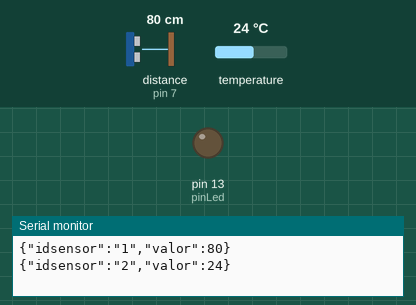
The sketch below on a simulated Arduino Uno, built with avr-gcc and run on an emulated ATmega328P. On the bench: output pins drawn as LEDs (lit = HIGH), the last lines printed to the serial monitor. The inputs (shaded band) are chosen by the test bench; at power-on: distance to the obstacle (sensor on pin 7) 80 cm, temperature 24 °C. The echo pulse lasts 58.3 µs per cm.

Above: at 2.2 s.
2.3 s: distance to the obstacle (sensor on pin 7) set to 22 cm
7.1 s: distance to the obstacle (sensor on pin 7) set to 18 cm
At 11.7 s:
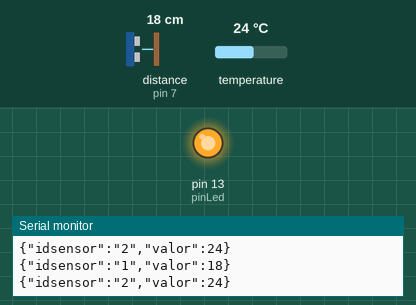
17.2 s: distance to the obstacle (sensor on pin 7) set to 35 cm
21.6 s: distance to the obstacle (sensor on pin 7) set to 2 cm
At 24.95 s:
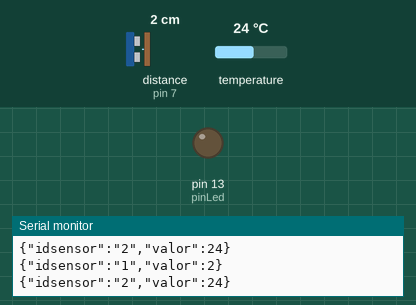
Timing chart, 0 to 31.4 s (numbered marks = the images above; inputs shaded):
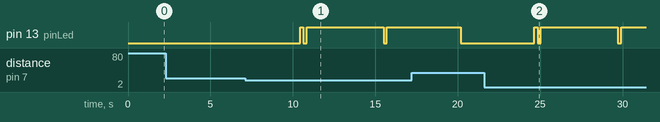

Measured:
- the behaviour switches between 20 and 19 cm on distance to the obstacle (sensor on pin 7) (found by bisection; images 0 and 1)
- after the input at 7.1 s, pin 13 (pinLed): goes HIGH 0.20 s, LOW 0.20 s, HIGH 4.7 s, LOW 0.20 s, then HIGH, starting after 3.3 s
- after the input at 21.6 s, pin 13 (pinLed): goes HIGH 0.20 s, LOW 0.20 s, HIGH 4.7 s, LOW 0.20 s, then HIGH, starting after 3.1 s

The sketch:

code_temp-dist-led-parp.ino
```cpp
// codigo completo con sensor de temperatura, distancia, y alarma que enciende el pinLed
// si la distancia es menor que 20 salta la alarma

//Librerías utilizadas
#include <ArduinoJson.h>
#include <HCSR04.h> //by Martin Sosic
#include <OneWire.h>  //by Jim Studt and others
#include <DallasTemperature.h> //by Miles Burton and others

#define TRIG_PIN 8
#define ECHO_PIN 7
#define TEMP_PIN 10
OneWire  ds(TEMP_PIN);
DallasTemperature sensors(&ds);
UltraSonicDistanceSensor distanceSensor(TRIG_PIN, ECHO_PIN);

int pinLed = 13;

void setup (){
  Serial.begin(9600);
  pinMode(pinLed, OUTPUT);
  sensors.begin();
}
void loop(){
    DynamicJsonBuffer jBuffer;           // Permite crear un objeto json (distancia)
    JsonObject& distancia = jBuffer.createObject(); //Creo el objeto distancia
    float temp;
    int distance;

    distancia["idsensor"].set("1");      // Dentro del objeto distancia, sensorid tendrá el identificador '1'
    distancia["valor"].set(Fdistance()); // Valor de lectura del sensor
    distancia.printTo(Serial);
    Serial.println();
    delay(300);

    JsonObject& temperatura = jBuffer.createObject(); // creo el objeto temperatura
    temperatura["idsensor"].set("2");    // Dentro del objeto temperatura, sensorid tendrá el identificador '2'
    temperatura["valor"].set(Ftemp());   // Valor de lectura del sensor
    temperatura.printTo(Serial);
    Serial.println();
    delay(300);

    if (Fdistance()<20){                 // Si el dato está fuera del rango deseado salta la alarma 3seg.
      alarma();
    } else {
      digitalWrite(pinLed,LOW);
    }
    delay(3000);
}

double Fdistance(){
  int d = distanceSensor.measureDistanceCm() ;
  return d;
}
float Ftemp(){
  float f = -127;                        //En caso de error aparecerá el -127
  sensors.requestTemperatures();
  delay (100);
  f = sensors.getTempCByIndex(0);
  return f;
}

char alarma(){                           // Si recibe un dato fuera de rango parpadea
      digitalWrite(pinLed,HIGH);
      delay(200);
      digitalWrite(pinLed,LOW);
      delay(200);
      digitalWrite(pinLed,HIGH);
}
```
